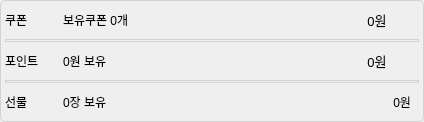
                <widget class="QGroupBox" name="groupBox_22">
                 <property name="minimumSize">
                  <size>
                   <width>418</width>
                   <height>0</height>
                  </size>
                 </property>
                 <property name="styleSheet">
                  <string notr="true">border-radius: 5px; 
border: 1px solid #D3D3D3; </string>
                 </property>
                 <property name="title">
                  <string/>
                 </property>
                 <layout class="QGridLayout" name="gridLayout_43">
                  <property name="leftMargin">
                   <number>4</number>
                  </property>
                  <property name="topMargin">
                   <number>4</number>
                  </property>
                  <property name="rightMargin">
                   <number>4</number>
                  </property>
                  <property name="bottomMargin">
                   <number>4</number>
                  </property>
                  <property name="horizontalSpacing">
                   <number>8</number>
                  </property>
                  <property name="verticalSpacing">
                   <number>4</number>
                  </property>
                  <item row="4" column="0">
                   <widget class="QLabel" name="label_11">
                    <property name="sizePolicy">
                     <sizepolicy hsizetype="Preferred" vsizetype="Preferred">
                      <horstretch>0</horstretch>
                      <verstretch>0</verstretch>
                     </sizepolicy>
                    </property>
                    <property name="minimumSize">
                     <size>
                      <width>30</width>
                      <height>0</height>
                     </size>
                    </property>
                    <property name="maximumSize">
                     <size>
                      <width>30</width>
                      <height>16777215</height>
                     </size>
                    </property>
                    <property name="font">
                     <font>
                      <fontweight>Thin</fontweight>
                     </font>
                    </property>
                    <property name="styleSheet">
                     <string notr="true">border: none;</string>
                    </property>
                    <property name="text">
                     <string>선물</string>
                    </property>
                   </widget>
                  </item>
                  <item row="2" column="0">
                   <widget class="QLabel" name="label_102">
                    <property name="minimumSize">
                     <size>
                      <width>50</width>
                      <height>0</height>
                     </size>
                    </property>
                    <property name="maximumSize">
                     <size>
                      <width>50</width>
                      <height>16777215</height>
                     </size>
                    </property>
                    <property name="font">
                     <font>
                      <fontweight>Medium</fontweight>
                     </font>
                    </property>
                    <property name="styleSheet">
                     <string notr="true">border: none;</string>
                    </property>
                    <property name="text">
                     <string>포인트</string>
                    </property>
                   </widget>
                  </item>
                  <item row="4" column="1">
                   <widget class="QLabel" name="label_115">
                    <property name="minimumSize">
                     <size>
                      <width>290</width>
                      <height>0</height>
                     </size>
                    </property>
                    <property name="maximumSize">
                     <size>
                      <width>290</width>
                      <height>16777215</height>
                     </size>
                    </property>
                    <property name="font">
                     <font>
                      <pointsize>9</pointsize>
                      <fontweight>Thin</fontweight>
                     </font>
                    </property>
                    <property name="styleSheet">
                     <string notr="true">border: none;</string>
                    </property>
                    <property name="text">
                     <string>0장 보유</string>
                    </property>
                   </widget>
                  </item>
                  <item row="0" column="0">
                   <widget class="QLabel" name="label_101">
                    <property name="minimumSize">
                     <size>
                      <width>30</width>
                      <height>0</height>
                     </size>
                    </property>
                    <property name="maximumSize">
                     <size>
                      <width>30</width>
                      <height>16777215</height>
                     </size>
                    </property>
                    <property name="font">
                     <font>
                      <fontweight>Medium</fontweight>
                     </font>
                    </property>
                    <property name="styleSheet">
                     <string notr="true">border: none;</string>
                    </property>
                    <property name="text">
                     <string>쿠폰</string>
                    </property>
                   </widget>
                  </item>
                  <item row="2" column="2">
                   <widget class="QGroupBox" name="groupBox_25">
                    <property name="minimumSize">
                     <size>
                      <width>50</width>
                      <height>30</height>
                     </size>
                    </property>
                    <property name="maximumSize">
                     <size>
                      <width>50</width>
                      <height>30</height>
                     </size>
                    </property>
                    <property name="styleSheet">
                     <string notr="true">border: none;</string>
                    </property>
                    <property name="title">
                     <string/>
                    </property>
                    <layout class="QHBoxLayout" name="horizontalLayout_25">
                     <property name="spacing">
                      <number>0</number>
                     </property>
                     <property name="leftMargin">
                      <number>0</number>
                     </property>
                     <property name="topMargin">
                      <number>0</number>
                     </property>
                     <property name="rightMargin">
                      <number>0</number>
                     </property>
                     <property name="bottomMargin">
                      <number>0</number>
                     </property>
                     <item>
                      <widget class="QPushButton" name="pushButton_35">
                       <property name="minimumSize">
                        <size>
                         <width>30</width>
                         <height>20</height>
                        </size>
                       </property>
                       <property name="maximumSize">
                        <size>
                         <width>30</width>
                         <height>16777215</height>
                        </size>
                       </property>
                       <property name="font">
                        <font>
                         <pointsize>10</pointsize>
                        </font>
                       </property>
                       <property name="styleSheet">
                        <string notr="true">border: none;</string>
                       </property>
                       <property name="text">
                        <string>0원</string>
                       </property>
                      </widget>
                     </item>
                     <item>
                      <widget class="QPushButton" name="pushButton_36">
                       <property name="minimumSize">
                        <size>
                         <width>20</width>
                         <height>20</height>
                        </size>
                       </property>
                       <property name="maximumSize">
                        <size>
                         <width>20</width>
                         <height>20</height>
                        </size>
                       </property>
                       <property name="styleSheet">
                        <string notr="true">border-image: url(:/image/main_img/eeeeee.jpg);</string>
                       </property>
                       <property name="text">
                        <string/>
                       </property>
                      </widget>
                     </item>
                    </layout>
                   </widget>
                  </item>
                  <item row="0" column="1">
                   <widget class="QLabel" name="label_103">
                    <property name="minimumSize">
                     <size>
                      <width>280</width>
                      <height>0</height>
                     </size>
                    </property>
                    <property name="maximumSize">
                     <size>
                      <width>280</width>
                      <height>16777215</height>
                     </size>
                    </property>
                    <property name="font">
                     <font>
                      <pointsize>9</pointsize>
                      <fontweight>Thin</fontweight>
                     </font>
                    </property>
                    <property name="styleSheet">
                     <string notr="true">border: none;</string>
                    </property>
                    <property name="text">
                     <string>보유쿠폰 0개</string>
                    </property>
                   </widget>
                  </item>
                  <item row="4" column="2">
                   <widget class="QLabel" name="label_122">
                    <property name="minimumSize">
                     <size>
                      <width>0</width>
                      <height>30</height>
                     </size>
                    </property>
                    <property name="maximumSize">
                     <size>
                      <width>16777215</width>
                      <height>30</height>
                     </size>
                    </property>
                    <property name="font">
                     <font>
                      <fontweight>Thin</fontweight>
                     </font>
                    </property>
                    <property name="styleSheet">
                     <string notr="true">border: none;</string>
                    </property>
                    <property name="text">
                     <string>0원</string>
                    </property>
                    <property name="alignment">
                     <set>Qt::AlignmentFlag::AlignRight|Qt::AlignmentFlag::AlignTrailing|Qt::AlignmentFlag::AlignVCenter</set>
                    </property>
                   </widget>
                  </item>
                  <item row="2" column="1">
                   <widget class="QLabel" name="label_104">
                    <property name="minimumSize">
                     <size>
                      <width>290</width>
                      <height>0</height>
                     </size>
                    </property>
                    <property name="maximumSize">
                     <size>
                      <width>290</width>
                      <height>16777215</height>
                     </size>
                    </property>
                    <property name="font">
                     <font>
                      <pointsize>9</pointsize>
                      <fontweight>Thin</fontweight>
                     </font>
                    </property>
                    <property name="styleSheet">
                     <string notr="true">border: none;</string>
                    </property>
                    <property name="text">
                     <string>0원 보유</string>
                    </property>
                   </widget>
                  </item>
                  <item row="0" column="2">
                   <widget class="QGroupBox" name="groupBox_26">
                    <property name="minimumSize">
                     <size>
                      <width>50</width>
                      <height>30</height>
                     </size>
                    </property>
                    <property name="maximumSize">
                     <size>
                      <width>50</width>
                      <height>30</height>
                     </size>
                    </property>
                    <property name="styleSheet">
                     <string notr="true">border: none;</string>
                    </property>
                    <property name="title">
                     <string/>
                    </property>
                    <layout class="QHBoxLayout" name="horizontalLayout_26">
                     <property name="spacing">
                      <number>0</number>
                     </property>
                     <property name="leftMargin">
                      <number>0</number>
                     </property>
                     <property name="topMargin">
                      <number>0</number>
                     </property>
                     <property name="rightMargin">
                      <number>0</number>
                     </property>
                     <property name="bottomMargin">
                      <number>0</number>
                     </property>
                     <item>
                      <widget class="QPushButton" name="pushButton_37">
                       <property name="minimumSize">
                        <size>
                         <width>30</width>
                         <height>20</height>
                        </size>
                       </property>
                       <property name="maximumSize">
                        <size>
                         <width>30</width>
                         <height>16777215</height>
                        </size>
                       </property>
                       <property name="font">
                        <font>
                         <pointsize>10</pointsize>
                        </font>
                       </property>
                       <property name="styleSheet">
                        <string notr="true">border: none;</string>
                       </property>
                       <property name="text">
                        <string>0원</string>
                       </property>
                      </widget>
                     </item>
                     <item>
                      <widget class="QPushButton" name="pushButton_38">
                       <property name="minimumSize">
                        <size>
                         <width>20</width>
                         <height>20</height>
                        </size>
                       </property>
                       <property name="maximumSize">
                        <size>
                         <width>20</width>
                         <height>20</height>
                        </size>
                       </property>
                       <property name="styleSheet">
                        <string notr="true">border-image: url(:/image/main_img/eeeeee.jpg);</string>
                       </property>
                       <property name="text">
                        <string/>
                       </property>
                      </widget>
                     </item>
                    </layout>
                   </widget>
                  </item>
                  <item row="1" column="0" colspan="4">
                   <widget class="Line" name="line_5">
                    <property name="orientation">
                     <enum>Qt::Orientation::Horizontal</enum>
                    </property>
                   </widget>
                  </item>
                  <item row="3" column="0" colspan="4">
                   <widget class="Line" name="line_6">
                    <property name="orientation">
                     <enum>Qt::Orientation::Horizontal</enum>
                    </property>
                   </widget>
                  </item>
                 </layout>
                </widget>
